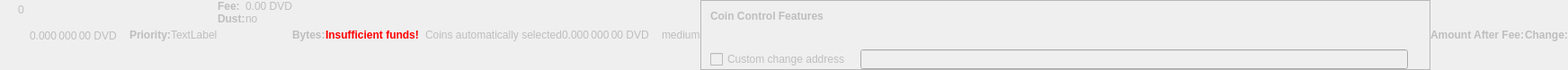
    <widget class="QWidget" name="dummyHideWidget" native="true">
     <property name="enabled">
      <bool>false</bool>
     </property>
     <property name="maximumSize">
      <size>
       <width>100</width>
       <height>22</height>
      </size>
     </property>
     <layout class="QHBoxLayout" name="dummyHideLayout">
      <property name="spacing">
       <number>0</number>
      </property>
      <property name="leftMargin">
       <number>0</number>
      </property>
      <property name="topMargin">
       <number>0</number>
      </property>
      <property name="rightMargin">
       <number>0</number>
      </property>
      <property name="bottomMargin">
       <number>0</number>
      </property>
      <item>
       <layout class="QFormLayout" name="formLayoutCoinControl1">
        <property name="horizontalSpacing">
         <number>10</number>
        </property>
        <property name="verticalSpacing">
         <number>14</number>
        </property>
        <property name="leftMargin">
         <number>10</number>
        </property>
        <property name="topMargin">
         <number>4</number>
        </property>
        <property name="rightMargin">
         <number>6</number>
        </property>
        <item row="0" column="1">
         <widget class="QLabel" name="labelCoinControlBytes">
          <property name="cursor">
           <cursorShape>IBeamCursor</cursorShape>
          </property>
          <property name="contextMenuPolicy">
           <enum>Qt::ActionsContextMenu</enum>
          </property>
          <property name="text">
           <string notr="true">0</string>
          </property>
          <property name="textInteractionFlags">
           <set>Qt::LinksAccessibleByMouse|Qt::TextSelectableByKeyboard|Qt::TextSelectableByMouse</set>
          </property>
         </widget>
        </item>
       </layout>
      </item>
      <item>
       <widget class="QLabel" name="labelCoinControlAfterFee">
        <property name="enabled">
         <bool>false</bool>
        </property>
        <property name="sizePolicy">
         <sizepolicy hsizetype="Fixed" vsizetype="Fixed">
          <horstretch>0</horstretch>
          <verstretch>0</verstretch>
         </sizepolicy>
        </property>
        <property name="minimumSize">
         <size>
          <width>111</width>
          <height>12</height>
         </size>
        </property>
        <property name="maximumSize">
         <size>
          <width>111</width>
          <height>12</height>
         </size>
        </property>
        <property name="cursor">
         <cursorShape>IBeamCursor</cursorShape>
        </property>
        <property name="contextMenuPolicy">
         <enum>Qt::ActionsContextMenu</enum>
        </property>
        <property name="text">
         <string notr="true">0.000 000 00 DVD</string>
        </property>
        <property name="textInteractionFlags">
         <set>Qt::LinksAccessibleByMouse|Qt::TextSelectableByKeyboard|Qt::TextSelectableByMouse</set>
        </property>
       </widget>
      </item>
      <item>
       <widget class="QLabel" name="labelCoinControlPriorityText">
        <property name="enabled">
         <bool>false</bool>
        </property>
        <property name="font">
         <font>
          <weight>75</weight>
          <bold>true</bold>
         </font>
        </property>
        <property name="text">
         <string>Priority:</string>
        </property>
       </widget>
      </item>
      <item>
       <layout class="QHBoxLayout" name="horizontalLayout">
        <item>
         <widget class="QLabel" name="WarningLabel">
          <property name="text">
           <string>TextLabel</string>
          </property>
         </widget>
        </item>
       </layout>
      </item>
      <item>
       <layout class="QFormLayout" name="formLayoutCoinControl3">
        <property name="horizontalSpacing">
         <number>0</number>
        </property>
        <property name="verticalSpacing">
         <number>0</number>
        </property>
        <property name="leftMargin">
         <number>0</number>
        </property>
        <property name="topMargin">
         <number>0</number>
        </property>
        <property name="rightMargin">
         <number>0</number>
        </property>
        <item row="0" column="0">
         <widget class="QLabel" name="labelCoinControlFeeText">
          <property name="enabled">
           <bool>false</bool>
          </property>
          <property name="font">
           <font>
            <weight>75</weight>
            <bold>true</bold>
           </font>
          </property>
          <property name="text">
           <string>Fee:</string>
          </property>
          <property name="margin">
           <number>0</number>
          </property>
         </widget>
        </item>
        <item row="0" column="1">
         <widget class="QLabel" name="labelCoinControlFee">
          <property name="enabled">
           <bool>false</bool>
          </property>
          <property name="cursor">
           <cursorShape>IBeamCursor</cursorShape>
          </property>
          <property name="contextMenuPolicy">
           <enum>Qt::ActionsContextMenu</enum>
          </property>
          <property name="text">
           <string notr="true">0.00 DVD</string>
          </property>
          <property name="textInteractionFlags">
           <set>Qt::LinksAccessibleByMouse|Qt::TextSelectableByKeyboard|Qt::TextSelectableByMouse</set>
          </property>
         </widget>
        </item>
        <item row="1" column="0">
         <widget class="QLabel" name="labelCoinControlLowOutputText">
          <property name="enabled">
           <bool>false</bool>
          </property>
          <property name="font">
           <font>
            <weight>75</weight>
            <bold>true</bold>
           </font>
          </property>
          <property name="text">
           <string>Dust:</string>
          </property>
         </widget>
        </item>
        <item row="1" column="1">
         <widget class="QLabel" name="labelCoinControlLowOutput">
          <property name="enabled">
           <bool>false</bool>
          </property>
          <property name="cursor">
           <cursorShape>IBeamCursor</cursorShape>
          </property>
          <property name="contextMenuPolicy">
           <enum>Qt::ActionsContextMenu</enum>
          </property>
          <property name="text">
           <string>no</string>
          </property>
          <property name="textInteractionFlags">
           <set>Qt::LinksAccessibleByMouse|Qt::TextSelectableByKeyboard|Qt::TextSelectableByMouse</set>
          </property>
         </widget>
        </item>
       </layout>
      </item>
      <item>
       <widget class="QLabel" name="labelCoinControlBytesText">
        <property name="enabled">
         <bool>false</bool>
        </property>
        <property name="font">
         <font>
          <weight>75</weight>
          <bold>true</bold>
         </font>
        </property>
        <property name="text">
         <string>Bytes:</string>
        </property>
       </widget>
      </item>
      <item>
       <layout class="QFormLayout" name="formLayoutCoinControl2">
        <property name="horizontalSpacing">
         <number>0</number>
        </property>
        <property name="verticalSpacing">
         <number>0</number>
        </property>
        <property name="leftMargin">
         <number>0</number>
        </property>
        <property name="topMargin">
         <number>0</number>
        </property>
        <property name="rightMargin">
         <number>0</number>
        </property>
       </layout>
      </item>
      <item>
       <layout class="QHBoxLayout" name="horizontalLayoutCoinControl2">
        <property name="spacing">
         <number>0</number>
        </property>
        <property name="bottomMargin">
         <number>0</number>
        </property>
       </layout>
      </item>
      <item>
       <widget class="QLabel" name="labelCoinControlInsuffFunds">
        <property name="enabled">
         <bool>false</bool>
        </property>
        <property name="minimumSize">
         <size>
          <width>0</width>
          <height>0</height>
         </size>
        </property>
        <property name="font">
         <font>
          <weight>75</weight>
          <bold>true</bold>
         </font>
        </property>
        <property name="styleSheet">
         <string notr="true">color:red;font-weight:bold;</string>
        </property>
        <property name="text">
         <string>Insufficient funds!</string>
        </property>
        <property name="margin">
         <number>5</number>
        </property>
       </widget>
      </item>
      <item>
       <layout class="QFormLayout" name="formLayoutCoinControl4">
        <property name="horizontalSpacing">
         <number>0</number>
        </property>
        <property name="verticalSpacing">
         <number>0</number>
        </property>
        <property name="leftMargin">
         <number>0</number>
        </property>
        <property name="topMargin">
         <number>0</number>
        </property>
        <property name="rightMargin">
         <number>0</number>
        </property>
       </layout>
      </item>
      <item>
       <widget class="QLabel" name="labelCoinControlChangeLabel">
        <property name="enabled">
         <bool>false</bool>
        </property>
        <property name="sizePolicy">
         <sizepolicy hsizetype="Preferred" vsizetype="Expanding">
          <horstretch>0</horstretch>
          <verstretch>0</verstretch>
         </sizepolicy>
        </property>
        <property name="minimumSize">
         <size>
          <width>0</width>
          <height>0</height>
         </size>
        </property>
        <property name="text">
         <string/>
        </property>
        <property name="margin">
         <number>3</number>
        </property>
       </widget>
      </item>
      <item>
       <widget class="QLabel" name="labelCoinControlAutomaticallySelected">
        <property name="enabled">
         <bool>false</bool>
        </property>
        <property name="sizePolicy">
         <sizepolicy hsizetype="Fixed" vsizetype="Fixed">
          <horstretch>0</horstretch>
          <verstretch>0</verstretch>
         </sizepolicy>
        </property>
        <property name="minimumSize">
         <size>
          <width>0</width>
          <height>0</height>
         </size>
        </property>
        <property name="maximumSize">
         <size>
          <width>240</width>
          <height>16777215</height>
         </size>
        </property>
        <property name="text">
         <string>Coins automatically selected</string>
        </property>
        <property name="margin">
         <number>5</number>
        </property>
       </widget>
      </item>
      <item>
       <widget class="QLabel" name="labelCoinControlChange">
        <property name="enabled">
         <bool>false</bool>
        </property>
        <property name="sizePolicy">
         <sizepolicy hsizetype="Fixed" vsizetype="Fixed">
          <horstretch>0</horstretch>
          <verstretch>0</verstretch>
         </sizepolicy>
        </property>
        <property name="minimumSize">
         <size>
          <width>111</width>
          <height>0</height>
         </size>
        </property>
        <property name="maximumSize">
         <size>
          <width>111</width>
          <height>16777215</height>
         </size>
        </property>
        <property name="cursor">
         <cursorShape>IBeamCursor</cursorShape>
        </property>
        <property name="contextMenuPolicy">
         <enum>Qt::ActionsContextMenu</enum>
        </property>
        <property name="text">
         <string notr="true">0.000 000 00 DVD</string>
        </property>
        <property name="textInteractionFlags">
         <set>Qt::LinksAccessibleByMouse|Qt::TextSelectableByKeyboard|Qt::TextSelectableByMouse</set>
        </property>
       </widget>
      </item>
      <item>
       <widget class="QLabel" name="labelCoinControlPriority">
        <property name="enabled">
         <bool>false</bool>
        </property>
        <property name="cursor">
         <cursorShape>IBeamCursor</cursorShape>
        </property>
        <property name="contextMenuPolicy">
         <enum>Qt::ActionsContextMenu</enum>
        </property>
        <property name="text">
         <string>medium</string>
        </property>
        <property name="textInteractionFlags">
         <set>Qt::LinksAccessibleByMouse|Qt::TextSelectableByKeyboard|Qt::TextSelectableByMouse</set>
        </property>
       </widget>
      </item>
      <item>
       <widget class="QFrame" name="frameCoinControl">
        <property name="sizePolicy">
         <sizepolicy hsizetype="Expanding" vsizetype="Expanding">
          <horstretch>0</horstretch>
          <verstretch>0</verstretch>
         </sizepolicy>
        </property>
        <property name="maximumSize">
         <size>
          <width>16777215</width>
          <height>16777215</height>
         </size>
        </property>
        <property name="frameShape">
         <enum>QFrame::StyledPanel</enum>
        </property>
        <property name="frameShadow">
         <enum>QFrame::Sunken</enum>
        </property>
        <layout class="QVBoxLayout" name="verticalLayoutCoinControl2_2">
         <property name="spacing">
          <number>0</number>
         </property>
         <property name="leftMargin">
          <number>0</number>
         </property>
         <property name="topMargin">
          <number>0</number>
         </property>
         <property name="rightMargin">
          <number>0</number>
         </property>
         <property name="bottomMargin">
          <number>0</number>
         </property>
         <item>
          <layout class="QVBoxLayout" name="verticalLayoutCoinControl" stretch="0,0,0,1">
           <property name="spacing">
            <number>0</number>
           </property>
           <property name="leftMargin">
            <number>10</number>
           </property>
           <property name="topMargin">
            <number>10</number>
           </property>
           <item>
            <layout class="QHBoxLayout" name="horizontalLayoutCoinControl1">
             <property name="bottomMargin">
              <number>15</number>
             </property>
             <item>
              <widget class="QLabel" name="labelCoinControlFeatures">
               <property name="enabled">
                <bool>false</bool>
               </property>
               <property name="sizePolicy">
                <sizepolicy hsizetype="Preferred" vsizetype="Maximum">
                 <horstretch>0</horstretch>
                 <verstretch>0</verstretch>
                </sizepolicy>
               </property>
               <property name="font">
                <font>
                 <weight>75</weight>
                 <bold>true</bold>
                </font>
               </property>
               <property name="styleSheet">
                <string notr="true">font-weight:bold;</string>
               </property>
               <property name="text">
                <string>Coin Control Features</string>
               </property>
              </widget>
             </item>
            </layout>
           </item>
           <item>
            <widget class="QWidget" name="widgetCoinControl" native="true">
             <property name="sizePolicy">
              <sizepolicy hsizetype="Preferred" vsizetype="Preferred">
               <horstretch>0</horstretch>
               <verstretch>0</verstretch>
              </sizepolicy>
             </property>
             <property name="minimumSize">
              <size>
               <width>0</width>
               <height>0</height>
              </size>
             </property>
             <property name="styleSheet">
              <string notr="true"/>
             </property>
             <layout class="QHBoxLayout" name="horizontalLayoutCoinControl5_2">
              <property name="leftMargin">
               <number>0</number>
              </property>
              <property name="topMargin">
               <number>0</number>
              </property>
              <property name="rightMargin">
               <number>0</number>
              </property>
              <property name="bottomMargin">
               <number>0</number>
              </property>
              <item>
               <layout class="QHBoxLayout" name="horizontalLayoutCoinControl3">
                <property name="spacing">
                 <number>20</number>
                </property>
                <property name="topMargin">
                 <number>0</number>
                </property>
                <property name="bottomMargin">
                 <number>10</number>
                </property>
               </layout>
              </item>
             </layout>
            </widget>
           </item>
           <item>
            <layout class="QHBoxLayout" name="horizontalLayoutCoinControl4" stretch="0,0,0">
             <property name="spacing">
              <number>12</number>
             </property>
             <property name="sizeConstraint">
              <enum>QLayout::SetDefaultConstraint</enum>
             </property>
             <property name="topMargin">
              <number>5</number>
             </property>
             <property name="rightMargin">
              <number>5</number>
             </property>
             <item>
              <widget class="QCheckBox" name="checkBoxCoinControlChange">
               <property name="enabled">
                <bool>false</bool>
               </property>
               <property name="toolTip">
                <string>If this is activated, but the change address is empty or invalid, change will be sent to a newly generated address.</string>
               </property>
               <property name="text">
                <string>Custom change address</string>
               </property>
              </widget>
             </item>
             <item>
              <widget class="QValidatedLineEdit" name="lineEditCoinControlChange">
               <property name="enabled">
                <bool>false</bool>
               </property>
               <property name="sizePolicy">
                <sizepolicy hsizetype="Expanding" vsizetype="Fixed">
                 <horstretch>0</horstretch>
                 <verstretch>0</verstretch>
                </sizepolicy>
               </property>
              </widget>
             </item>
             <item>
              <widget class="QLabel" name="labelCoinControlChangeLabel_2">
               <property name="sizePolicy">
                <sizepolicy hsizetype="Preferred" vsizetype="Expanding">
                 <horstretch>0</horstretch>
                 <verstretch>0</verstretch>
                </sizepolicy>
               </property>
               <property name="minimumSize">
                <size>
                 <width>0</width>
                 <height>0</height>
                </size>
               </property>
               <property name="text">
                <string/>
               </property>
               <property name="margin">
                <number>3</number>
               </property>
              </widget>
             </item>
            </layout>
           </item>
           <item>
            <spacer name="verticalSpacerCoinControl">
             <property name="orientation">
              <enum>Qt::Vertical</enum>
             </property>
             <property name="sizeHint" stdset="0">
              <size>
               <width>800</width>
               <height>1</height>
              </size>
             </property>
            </spacer>
           </item>
          </layout>
         </item>
        </layout>
       </widget>
      </item>
      <item>
       <widget class="QLabel" name="labelCoinControlAfterFeeText">
        <property name="enabled">
         <bool>false</bool>
        </property>
        <property name="minimumSize">
         <size>
          <width>0</width>
          <height>0</height>
         </size>
        </property>
        <property name="maximumSize">
         <size>
          <width>16777215</width>
          <height>16777215</height>
         </size>
        </property>
        <property name="font">
         <font>
          <weight>75</weight>
          <bold>true</bold>
         </font>
        </property>
        <property name="text">
         <string>Amount After Fee:</string>
        </property>
        <property name="alignment">
         <set>Qt::AlignLeading|Qt::AlignLeft|Qt::AlignVCenter</set>
        </property>
        <property name="margin">
         <number>0</number>
        </property>
       </widget>
      </item>
      <item>
       <widget class="QLabel" name="labelCoinControlChangeText">
        <property name="enabled">
         <bool>false</bool>
        </property>
        <property name="sizePolicy">
         <sizepolicy hsizetype="Preferred" vsizetype="Preferred">
          <horstretch>0</horstretch>
          <verstretch>0</verstretch>
         </sizepolicy>
        </property>
        <property name="minimumSize">
         <size>
          <width>0</width>
          <height>0</height>
         </size>
        </property>
        <property name="maximumSize">
         <size>
          <width>16777215</width>
          <height>16777215</height>
         </size>
        </property>
        <property name="font">
         <font>
          <weight>75</weight>
          <bold>true</bold>
         </font>
        </property>
        <property name="text">
         <string>Change:</string>
        </property>
        <property name="alignment">
         <set>Qt::AlignLeading|Qt::AlignLeft|Qt::AlignVCenter</set>
        </property>
       </widget>
      </item>
     </layout>
    </widget>
